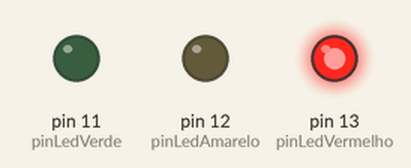
Simulated run of this sketch. Board: Arduino Uno, built with avr-gcc and run on an emulated ATmega328P. Shown: output pins drawn as LEDs (lit = HIGH).

Above: at 2.5 s.
At 7.5 s:
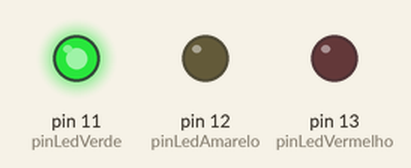
At 11.0 s:
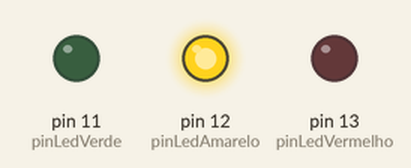
Timing chart, 0 to 15.6 s (numbered marks = the images above):
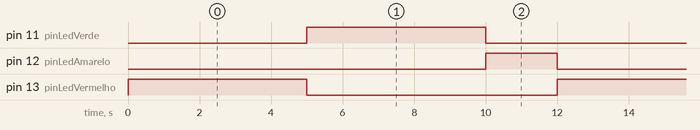

The sketch:

aula_321.ino
```cpp
/*
Autor:Manuela Araujo
Data:10/03/2025
Descricao:Aula 32 -  em semaforo millis
*/
#define pinLedVermelho 13
#define pinLedVerde 11
#define pinLedAmarelo 12

unsigned long tempoAnterior = 0;
int estadoSemaforo = 0;


void setup()
{

  pinMode(pinLedVermelho,OUTPUT);
  pinMode(pinLedVerde,OUTPUT);
  pinMode(pinLedAmarelo,OUTPUT);
}

void loop()
{
   unsigned long tempoAtual = millis();  // Obtém o tempo atual

    // Troca de estado com base no tempo
  switch (estadoSemaforo) {
   case 0: //  Vermelho (5s)
  if (tempoAtual - tempoAnterior >= 5000) {
   digitalWrite(pinLedVermelho, LOW);
   digitalWrite(pinLedVerde, HIGH);
       estadoSemaforo = 1;
       tempoAnterior = tempoAtual;
 } else {
   digitalWrite(pinLedVermelho, HIGH);
   digitalWrite(pinLedVerde, LOW);
   digitalWrite(pinLedAmarelo, LOW);
            }
 break;
case 1: // Verde (5s)
   if (tempoAtual - tempoAnterior >= 5000) {
      digitalWrite(pinLedVerde, LOW);
      digitalWrite(pinLedAmarelo, HIGH);
      estadoSemaforo = 2;
      tempoAnterior = tempoAtual;
            }
 break;
case 2: // Amarelo (2s)
    if (tempoAtual - tempoAnterior >= 2000) {
        digitalWrite(pinLedAmarelo, LOW);
        digitalWrite(pinLedVermelho, HIGH);
        estadoSemaforo = 0;
        tempoAnterior = tempoAtual;
            }
break;
    }


}
```

aula_51_desafio.cpp
```cpp
#include <Arduino.h>

float transformacao (float);
float tamanho (float);
float tv (float);
float TamanhoTv (float , float);


void setup()
{
   Serial.begin(9600);
  float desafio = TamanhoTv(50 ,72);
  Serial.println(desafio);


}
void loop()
{
}

int Hipotenusa(int numeroA, int numeroB)
{
  int resul = sq(numeroA) + sq(numeroB);
  return sqrt(resul);
}


float transformacao (float graus)
{
   float fahrenheit = ((graus * 9/5) + 32);
   return fahrenheit;

}

float tamanho (float milimetros)
{
  float polegada = (milimetros / 25.4);
  return polegada;

}

float tv (float polegadas)
{
  float centimetros = (polegadas * 2.54);
  return centimetros;

}

float TamanhoTv (float polegadas, float altura)
{
  float resultado = sq(polegadas * 2.54) + sq(altura);
  return sqrt(resultado);

}
```

Measured:
- by itself, pin 11 (pinLedVerde), pin 13 (pinLedVermelho): alternates HIGH for 5.0 s and LOW for 7.0 s
- by itself, pin 12 (pinLedAmarelo): alternates HIGH for 2.0 s and LOW for 10.0 s
- by itself, everything shown: repeats every 12.0 s, in 3 steps
